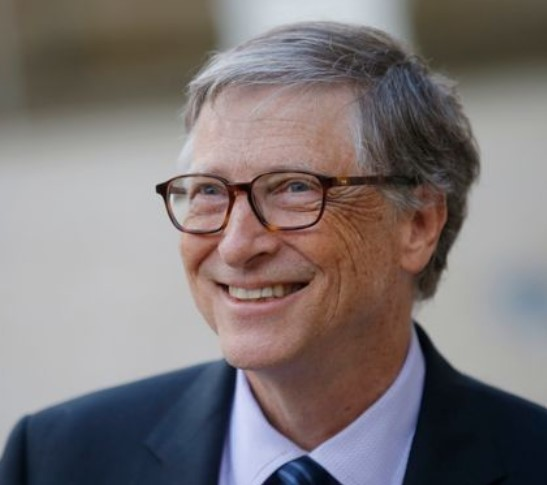
#> input picture Bill Test.jpg, 547 x 485 px, given as the content of the folder Bill Test.jpg, which was not available
$ python -i train_image.py   (imports and definitions only)
#> lines starting #> are read from the running program, lines starting #| are printed output that depends on the picture
import os
import time
import cv2
import numpy as np
from PIL import Image
from threading import Thread


def getImagesAndLabels(path):
    # path of all the files in the folder
#> called with path = 'Bill Test.jpg'
    imagePaths = [os.path.join(path, f) for f in os.listdir(path)]
    faces = []
    # empty ID list
    Ids = []
    for imagePath in imagePaths:
        pilImage = Image.open(imagePath).convert('L')
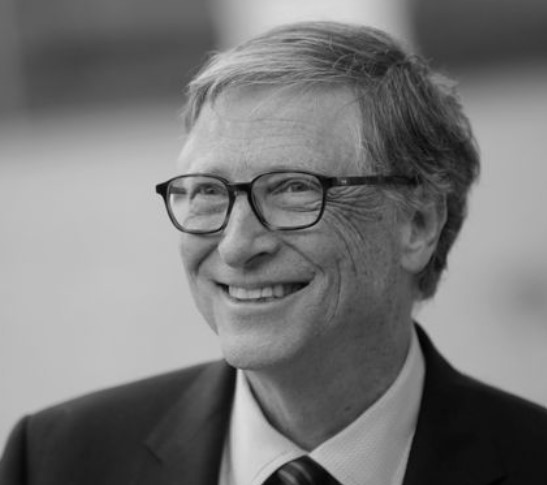
#> pilImage: PIL image 547x485 L; min 1, max 219, mean 119.1
        imageNp = np.array(pilImage, 'uint8')
#> (the run stopped early here; a loop or call above may not have finished)

$ run again, on Bill Gates.jpg
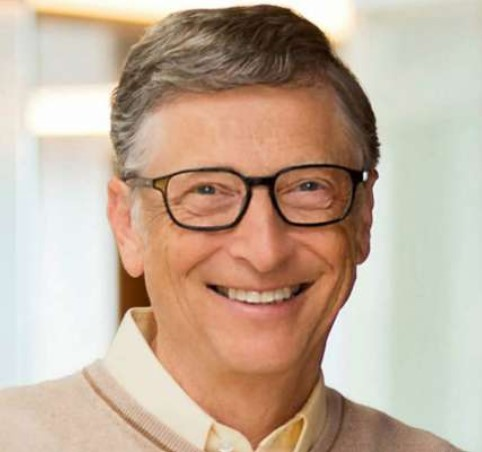
#> input picture Bill Gates.jpg, 482 x 452 px, given as the content of the folder Bill Gates.jpg, which was not available
#> in getImagesAndLabels, `pilImage = Image.open(imagePath).convert('L')`:
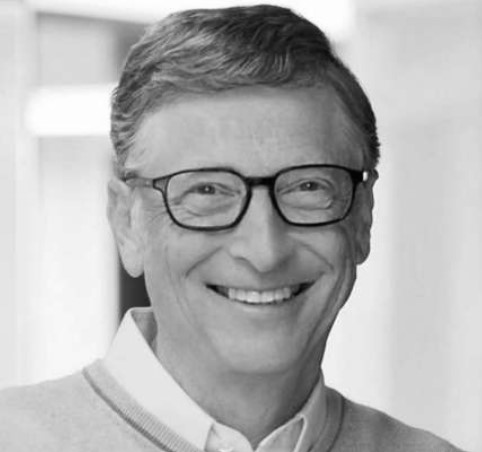
#> pilImage: PIL image 482x452 L; min 2, max 255, mean 178.2

$ run again, on Elon Test.jpg
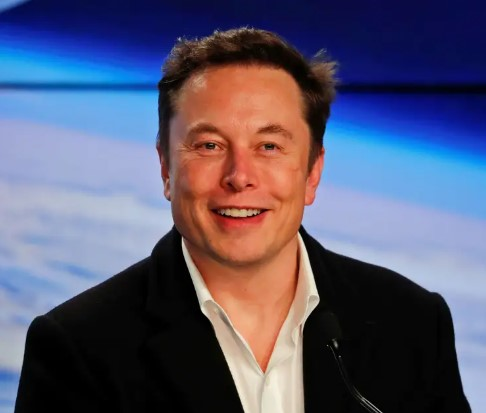
#> input picture Elon Test.jpg, 486 x 413 px, given as the content of the folder Elon Test.jpg, which was not available
#> in getImagesAndLabels, `pilImage = Image.open(imagePath).convert('L')`:
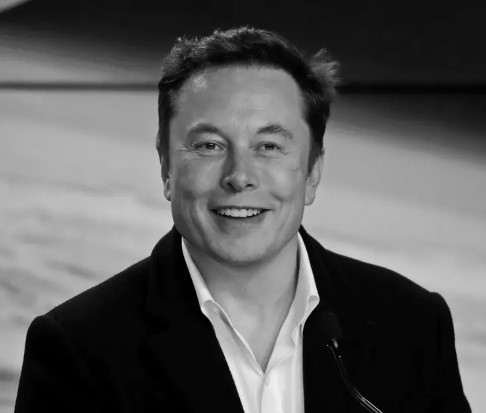
#> pilImage: PIL image 486x413 L; min 0, max 241, mean 90.9
